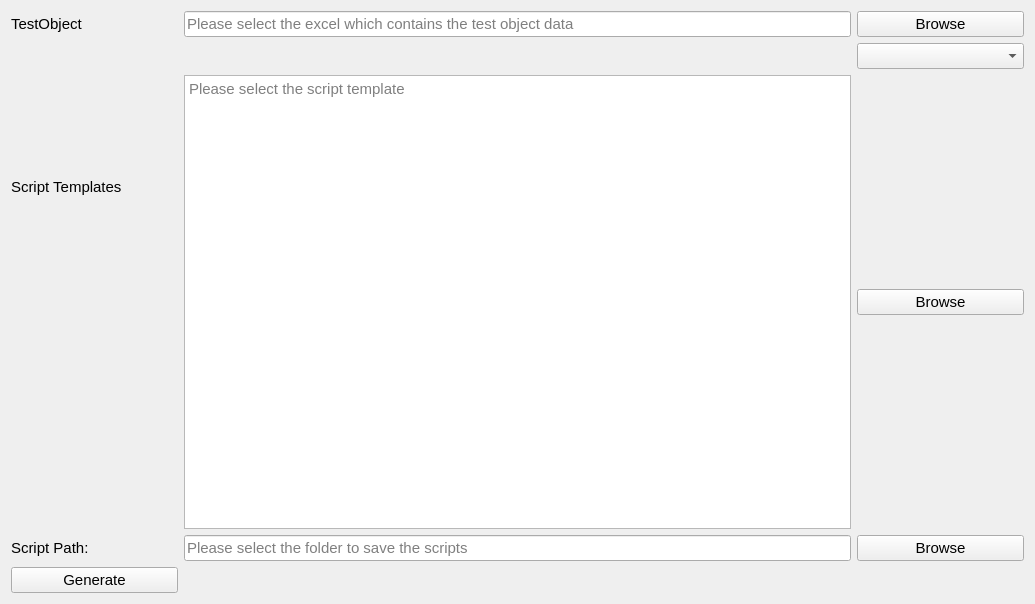
<?xml version="1.0" encoding="UTF-8"?>
<ui version="4.0">
 <class>GenerateScripts</class>
 <widget class="QWidget" name="GenerateScripts">
  <property name="geometry">
   <rect>
    <x>0</x>
    <y>0</y>
    <width>1035</width>
    <height>604</height>
   </rect>
  </property>
  <property name="windowTitle">
   <string>GenerateScripts</string>
  </property>
  <layout class="QGridLayout" name="gridLayout" rowstretch="1,4,1,1,1,0" columnstretch="1,4,1">
   <item row="2" column="0">
    <widget class="QLabel" name="label_ScriptTemplates">
     <property name="font">
      <font>
       <pointsize>11</pointsize>
      </font>
     </property>
     <property name="text">
      <string>Script Templates</string>
     </property>
    </widget>
   </item>
   <item row="2" column="2" rowspan="2">
    <widget class="QPushButton" name="BT_ScriptTemplates">
     <property name="font">
      <font>
       <pointsize>11</pointsize>
      </font>
     </property>
     <property name="text">
      <string>Browse</string>
     </property>
    </widget>
   </item>
   <item row="0" column="2">
    <widget class="QPushButton" name="BT_TestObject">
     <property name="font">
      <font>
       <pointsize>11</pointsize>
      </font>
     </property>
     <property name="text">
      <string>Browse</string>
     </property>
    </widget>
   </item>
   <item row="0" column="0">
    <widget class="QLabel" name="label_TestObject">
     <property name="font">
      <font>
       <pointsize>11</pointsize>
      </font>
     </property>
     <property name="text">
      <string>TestObject</string>
     </property>
    </widget>
   </item>
   <item row="4" column="0">
    <widget class="QLabel" name="label_ScriptsPath">
     <property name="font">
      <font>
       <pointsize>11</pointsize>
      </font>
     </property>
     <property name="text">
      <string>Script Path:</string>
     </property>
    </widget>
   </item>
   <item row="4" column="2">
    <widget class="QPushButton" name="BT_ScriptPath">
     <property name="font">
      <font>
       <pointsize>11</pointsize>
      </font>
     </property>
     <property name="text">
      <string>Browse</string>
     </property>
    </widget>
   </item>
   <item row="2" column="1" rowspan="2">
    <widget class="QTextBrowser" name="textB_ScriptTemplates">
     <property name="font">
      <font>
       <pointsize>11</pointsize>
      </font>
     </property>
     <property name="lineWidth">
      <number>0</number>
     </property>
     <property name="placeholderText">
      <string>Please select the script template</string>
     </property>
    </widget>
   </item>
   <item row="5" column="0">
    <widget class="QPushButton" name="BT_Generate">
     <property name="font">
      <font>
       <pointsize>11</pointsize>
      </font>
     </property>
     <property name="text">
      <string>Generate</string>
     </property>
    </widget>
   </item>
   <item row="0" column="1">
    <widget class="QLineEdit" name="LE_TestObject">
     <property name="font">
      <font>
       <pointsize>11</pointsize>
      </font>
     </property>
     <property name="readOnly">
      <bool>true</bool>
     </property>
     <property name="placeholderText">
      <string>Please select the excel which contains the test object data</string>
     </property>
    </widget>
   </item>
   <item row="4" column="1">
    <widget class="QLineEdit" name="LE_ScriptPath">
     <property name="font">
      <font>
       <pointsize>11</pointsize>
      </font>
     </property>
     <property name="readOnly">
      <bool>true</bool>
     </property>
     <property name="placeholderText">
      <string>Please select the folder to save the scripts</string>
     </property>
    </widget>
   </item>
   <item row="1" column="2">
    <widget class="QComboBox" name="CB_SheetList">
     <property name="font">
      <font>
       <pointsize>11</pointsize>
      </font>
     </property>
    </widget>
   </item>
  </layout>
 </widget>
 <resources/>
 <connections/>
</ui>
